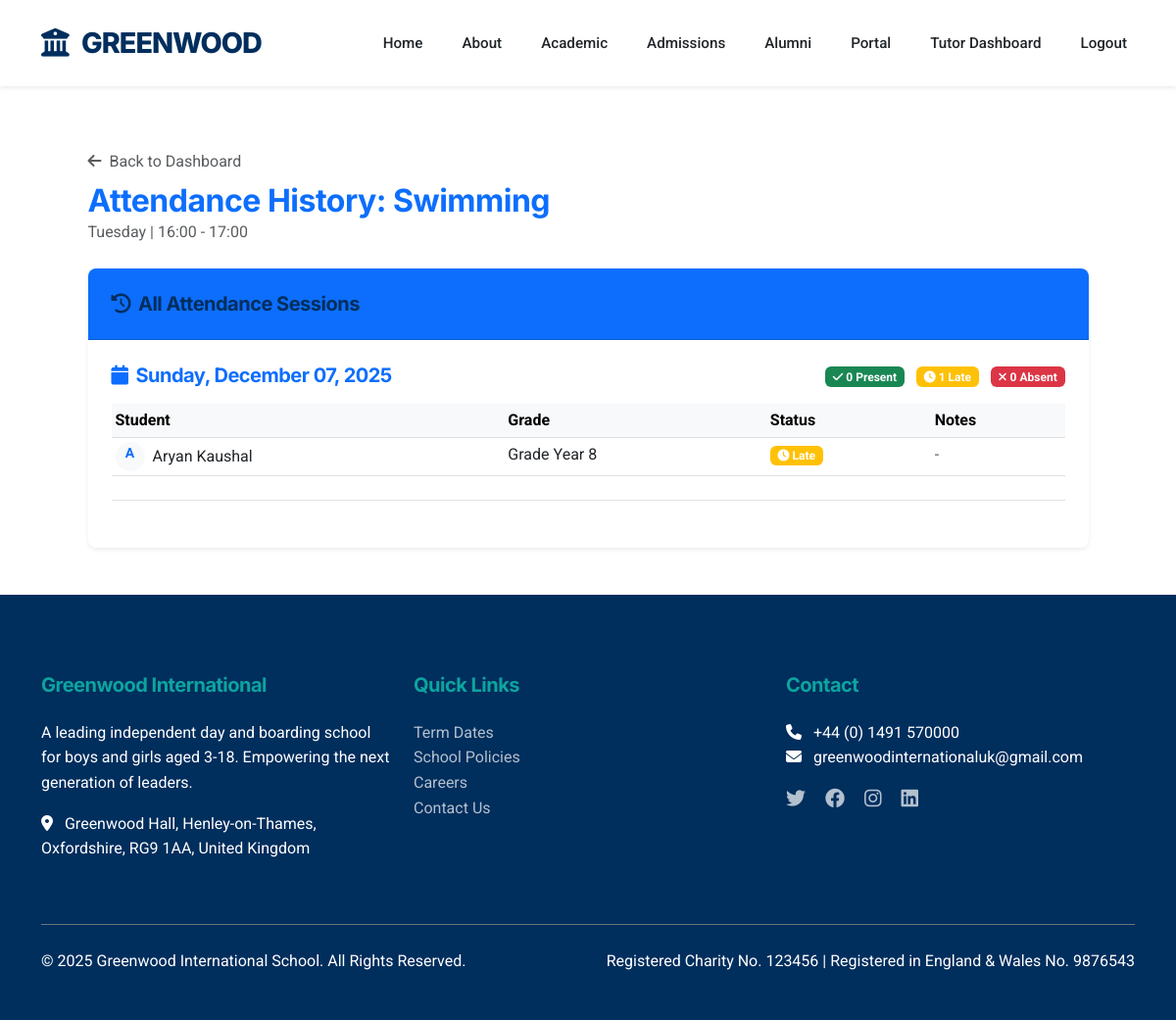
The page /tutor/attendance_history/4 (signed in) on the database its author committed.
### app.py (models this page shows)
class Activity(db.Model):
    id = db.Column(db.Integer, primary_key=True)
    tutor_id = db.Column(db.Integer, db.ForeignKey('tutor.id'), nullable=True)
    name = db.Column(db.String(120), nullable=False)
    description = db.Column(db.Text)
    price = db.Column(db.Float, nullable=False)
    max_capacity = db.Column(db.Integer, default=20)
    day_of_week = db.Column(db.String(20), nullable=False)
    start_time = db.Column(db.String(10), nullable=False)
    end_time = db.Column(db.String(10), nullable=False)
    created_at = db.Column(db.DateTime, default=datetime.utcnow)
    tutor = db.relationship('Tutor', backref='activities', lazy=True)
    bookings = db.relationship('Booking', backref='activity', lazy=True, cascade='all, delete-orphan')
    waitlists = db.relationship('Waitlist', backref='activity', lazy=True, cascade='all, delete-orphan')

class Attendance(db.Model):
    id = db.Column(db.Integer, primary_key=True)
    child_id = db.Column(db.Integer, db.ForeignKey('child.id'), nullable=False)
    activity_id = db.Column(db.Integer, db.ForeignKey('activity.id'), nullable=False)
    date = db.Column(db.Date, nullable=False)
    status = db.Column(db.String(20), default='present') # present, absent, late
    notes = db.Column(db.Text)
    recorded_at = db.Column(db.DateTime, default=datetime.utcnow)

class Child(db.Model):
    id = db.Column(db.Integer, primary_key=True)
    parent_id = db.Column(db.Integer, db.ForeignKey('parent.id'), nullable=False)
    name = db.Column(db.String(120), nullable=False)
    age = db.Column(db.Integer)
    grade = db.Column(db.String(20))
    created_at = db.Column(db.DateTime, default=datetime.utcnow)
    bookings = db.relationship('Booking', backref='child', lazy=True, cascade='all, delete-orphan')
    attendance_records = db.relationship('Attendance', backref='child', lazy=True, cascade='all, delete-orphan')

### app.py (the view)
@app.route('/tutor/attendance_history/<int:activity_id>')
@tutor_required
def attendance_history(activity_id):
    tutor_id = session['tutor_id']
    activity = Activity.query.get_or_404(activity_id)
    if activity.tutor_id != tutor_id:
        return redirect(url_for('tutor_dashboard'))
    from sqlalchemy import func
    from sqlalchemy.sql import case
    attendance_records = db.session.query(
        Attendance.date,
        func.count(Attendance.id).label('total'),
        func.sum(case((Attendance.status == 'present', 1), else_=0)).label('present'),
        func.sum(case((Attendance.status == 'late', 1), else_=0)).label('late'),
        func.sum(case((Attendance.status == 'absent', 1), else_=0)).label('absent')
    ).filter_by(activity_id=activity_id).group_by(Attendance.date).order_by(Attendance.date.desc()).all()
    detailed_records = {}
    for record in attendance_records:
        date = record.date
        detailed_records[date] = Attendance.query.filter_by(
            activity_id=activity_id,
            date=date
        ).join(Child).all()
    return render_template('tutor/attendance_history.html',
                         activity=activity,
                         attendance_records=attendance_records,
                         detailed_records=detailed_records)

### app.py (called while the page is built)
def create_app(config_name='default'):
    app = Flask(__name__)
    app.config.from_object(config[config_name])
    db.init_app(app)
    mail.init_app(app)
    csrf.init_app(app)
    app.config['TEMPLATES_AUTO_RELOAD'] = True
    @app.context_processor
    def inject_now():
        return {'now': datetime.utcnow()}
    return app

def tutor_required(f):
    @wraps(f)
    def decorated_function(*args, **kwargs):
        if 'tutor_id' not in session:
            return redirect(url_for('tutor_login', next=request.url))
        return f(*args, **kwargs)
    return decorated_function

### templates/tutor/attendance_history.html (shortened to what this page needs)
{% extends "base.html" %}
{% block content %}
<div class="container py-5">
    <div class="row justify-content-center">
        <div class="col-lg-11">
            <div class="mb-4">
                <a href="{{ url_for('tutor_dashboard') }}" class="text-decoration-none text-muted mb-2 d-inline-block">
                    <i class="fas fa-arrow-left me-1"></i> Back to Dashboard
                </a>
                <h2 class="text-primary mb-0">Attendance History: {{ activity.name }}</h2>
                <p class="text-muted">{{ activity.day_of_week }} | {{ activity.start_time }} - {{ activity.end_time }}
                </p>
            </div>
            {% if attendance_records %}
            <div class="card shadow-sm">
                <div class="card-header bg-primary text-white p-4">
                    <h5 class="mb-0"><i class="fas fa-history me-2"></i>All Attendance Sessions</h5>
                </div>
                <div class="card-body p-4">
                    {% for record in attendance_records %}
                    <div class="mb-4 border-bottom pb-4">
                        <div class="d-flex justify-content-between align-items-center mb-3">
                            <h5 class="text-primary mb-0">
                                <i class="fas fa-calendar me-2"></i>{{ record.date.strftime('%A, %B %d, %Y') }}
                            </h5>
                            <div>
                                <span class="badge bg-success me-2">
                                    <i class="fas fa-check"></i> {{ record.present or 0 }} Present
                                </span>
                                <span class="badge bg-warning me-2">
                                    <i class="fas fa-clock"></i> {{ record.late or 0 }} Late
                                </span>
                                <span class="badge bg-danger">
                                    <i class="fas fa-times"></i> {{ record.absent or 0 }} Absent
                                </span>
                            </div>
                        </div>
                        <div class="table-responsive">
                            <table class="table table-sm table-hover mb-0">
                                <thead class="table-light">
                                    <tr>
                                        <th>Student</th>
                                        <th>Grade</th>
                                        <th>Status</th>
                                        <th>Notes</th>
                                    </tr>
                                </thead>
                                <tbody>
                                    {% for attendance in detailed_records[record.date] %}
                                    <tr>
                                        <td>
                                            <div class="d-flex align-items-center">
                                                <div class="avatar-sm bg-light text-primary me-2">
                                                    {{ attendance.child.name[0] }}
                                                </div>
                                                {{ attendance.child.name }}
                                            </div>
                                        </td>
                                        <td>Grade {{ attendance.child.grade }}</td>
                                        <td>
                                            {% if attendance.status == 'present' %}
                                            <span class="badge bg-success">
                                                <i class="fas fa-check"></i> Present
                                            </span>
                                            {% elif attendance.status == 'late' %}
                                            <span class="badge bg-warning">
                                                <i class="fas fa-clock"></i> Late
                                            </span>
                                            {% else %}
                                            <span class="badge bg-danger">
                                                <i class="fas fa-times"></i> Absent
                                            </span>
                                            {% endif %}
                                        </td>
                                        <td>
                                            {% if attendance.notes %}
                                            <span class="text-muted small"><i class="fas fa-sticky-note me-1"></i>{{
                                                attendance.notes }}</span>
                                            {% else %}
                                            <span class="text-muted">-</span>
                                            {% endif %}
                                        </td>
                                    </tr>
                                    {% endfor %}
                                </tbody>
                            </table>
                        </div>
                    </div>
                    {% endfor %}
                </div>
            </div>
            {% endif %}
        </div>
    </div>
</div>
{% endblock %}

### static/css/style.css (style rules this page uses)
:root { --primary-blue: #002E5D; --accent-teal: #0DA49F; --accent-gold: #D4AF37; --bg-body: #FFFFFF; --bg-light: #F8F9FA; --bg-dark: #002E5D; --text-main: #212529; --text-muted: #6c757d; --text-light: #FFFFFF; --font-heading: 'Inter', sans-serif; --font-body: 'Roboto', sans-serif; --card-shadow: 0 4px 20px rgba(0, 0, 0, 0.08); --hover-shadow: 0 10px 30px rgba(0, 0, 0, 0.12); --border-radius: 8px; }
body { background-color: var(--bg-body); color: var(--text-main); font-family: var(--font-body); line-height: 1.6; overflow-x: hidden; }
h1, h2, h3, h4, h5, h6 { font-family: var(--font-heading); color: var(--primary-blue); font-weight: 700; letter-spacing: -0.5px; }
a { color: var(--primary-blue); text-decoration: none; transition: all 0.3s ease; }
.card { border: none; border-radius: var(--border-radius); box-shadow: var(--card-shadow); transition: transform 0.3s ease, box-shadow 0.3s ease; background: white; overflow: hidden; }
.card-body { padding: 2rem; }

### templates/tutor/attendance_history.html (style rules this page uses)
.avatar-sm { width: 30px; height: 30px; border-radius: 50%; display: flex; align-items-center; justify-content: center; font-weight: bold; font-size: 14px; }

### rows shown on the page
Activity: name "Swimming", day_of_week "Tuesday", start_time "16:00", end_time "17:00"
Attendance: child "A", child.name "Aryan Kaushal", child.grade "Year 8", status "late" (drawn)

### other values the page prints
{{ record.date.strftime('%A, %B %d, %Y') }} "Sunday, December 07, 2025"
{{ record.present or 0 }} "0"
{{ record.late or 0 }} "1"
{{ record.absent or 0 }} "0"
